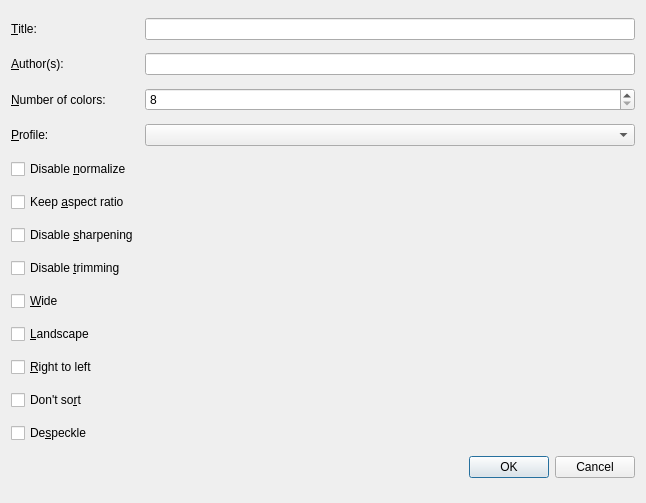
<?xml version="1.0" encoding="UTF-8"?>
<ui version="4.0">
 <class>Dialog</class>
 <widget class="QDialog" name="Dialog">
  <property name="geometry">
   <rect>
    <x>0</x>
    <y>0</y>
    <width>646</width>
    <height>503</height>
   </rect>
  </property>
  <property name="windowTitle">
   <string>Dialog</string>
  </property>
  <property name="windowIcon">
   <iconset resource="../../../../resources/images.qrc">
    <normaloff>:/images/convert.png</normaloff>:/images/convert.png</iconset>
  </property>
  <layout class="QGridLayout" name="gridLayout">
   <item row="0" column="0">
    <widget class="QLabel" name="title_label">
     <property name="text">
      <string>&amp;Title:</string>
     </property>
     <property name="buddy">
      <cstring>opt_title</cstring>
     </property>
    </widget>
   </item>
   <item row="0" column="1">
    <widget class="EnLineEdit" name="opt_title"/>
   </item>
   <item row="1" column="0">
    <widget class="QLabel" name="author_label">
     <property name="text">
      <string>&amp;Author(s):</string>
     </property>
     <property name="buddy">
      <cstring>opt_author</cstring>
     </property>
    </widget>
   </item>
   <item row="1" column="1">
    <widget class="EnLineEdit" name="opt_author"/>
   </item>
   <item row="2" column="0">
    <widget class="QLabel" name="label_3">
     <property name="text">
      <string>&amp;Number of colors:</string>
     </property>
     <property name="buddy">
      <cstring>opt_colors</cstring>
     </property>
    </widget>
   </item>
   <item row="2" column="1">
    <widget class="QSpinBox" name="opt_colors">
     <property name="minimum">
      <number>8</number>
     </property>
     <property name="maximum">
      <number>3200000</number>
     </property>
     <property name="singleStep">
      <number>8</number>
     </property>
    </widget>
   </item>
   <item row="3" column="0">
    <widget class="QLabel" name="label_4">
     <property name="text">
      <string>&amp;Profile:</string>
     </property>
     <property name="buddy">
      <cstring>opt_profile</cstring>
     </property>
    </widget>
   </item>
   <item row="3" column="1">
    <widget class="QComboBox" name="opt_profile"/>
   </item>
   <item row="4" column="0">
    <widget class="QCheckBox" name="opt_dont_normalize">
     <property name="text">
      <string>Disable &amp;normalize</string>
     </property>
    </widget>
   </item>
   <item row="5" column="0">
    <widget class="QCheckBox" name="opt_keep_aspect_ratio">
     <property name="text">
      <string>Keep &amp;aspect ratio</string>
     </property>
    </widget>
   </item>
   <item row="6" column="0">
    <widget class="QCheckBox" name="opt_dont_sharpen">
     <property name="text">
      <string>Disable &amp;sharpening</string>
     </property>
    </widget>
   </item>
   <item row="9" column="0">
    <widget class="QCheckBox" name="opt_landscape">
     <property name="text">
      <string>&amp;Landscape</string>
     </property>
    </widget>
   </item>
   <item row="11" column="0">
    <widget class="QCheckBox" name="opt_no_sort">
     <property name="text">
      <string>Don't so&amp;rt</string>
     </property>
    </widget>
   </item>
   <item row="13" column="1">
    <widget class="QDialogButtonBox" name="buttonBox">
     <property name="orientation">
      <enum>Qt::Horizontal</enum>
     </property>
     <property name="standardButtons">
      <set>QDialogButtonBox::Cancel|QDialogButtonBox::Ok</set>
     </property>
    </widget>
   </item>
   <item row="10" column="0">
    <widget class="QCheckBox" name="opt_right2left">
     <property name="text">
      <string>&amp;Right to left</string>
     </property>
    </widget>
   </item>
   <item row="12" column="0">
    <widget class="QCheckBox" name="opt_despeckle">
     <property name="text">
      <string>De&amp;speckle</string>
     </property>
    </widget>
   </item>
   <item row="8" column="0">
    <widget class="QCheckBox" name="opt_wide">
     <property name="text">
      <string>&amp;Wide</string>
     </property>
    </widget>
   </item>
   <item row="7" column="0">
    <widget class="QCheckBox" name="opt_disable_trim">
     <property name="text">
      <string>Disable &amp;trimming</string>
     </property>
    </widget>
   </item>
  </layout>
 </widget>
 <customwidgets>
  <customwidget>
   <class>EnLineEdit</class>
   <extends>QLineEdit</extends>
   <header>calibre/gui2/widgets.h</header>
  </customwidget>
 </customwidgets>
 <resources>
  <include location="../../../../resources/images.qrc"/>
 </resources>
 <connections>
  <connection>
   <sender>buttonBox</sender>
   <signal>accepted()</signal>
   <receiver>Dialog</receiver>
   <slot>accept()</slot>
   <hints>
    <hint type="sourcelabel">
     <x>248</x>
     <y>254</y>
    </hint>
    <hint type="destinationlabel">
     <x>157</x>
     <y>274</y>
    </hint>
   </hints>
  </connection>
  <connection>
   <sender>buttonBox</sender>
   <signal>rejected()</signal>
   <receiver>Dialog</receiver>
   <slot>reject()</slot>
   <hints>
    <hint type="sourcelabel">
     <x>316</x>
     <y>260</y>
    </hint>
    <hint type="destinationlabel">
     <x>286</x>
     <y>274</y>
    </hint>
   </hints>
  </connection>
 </connections>
</ui>
